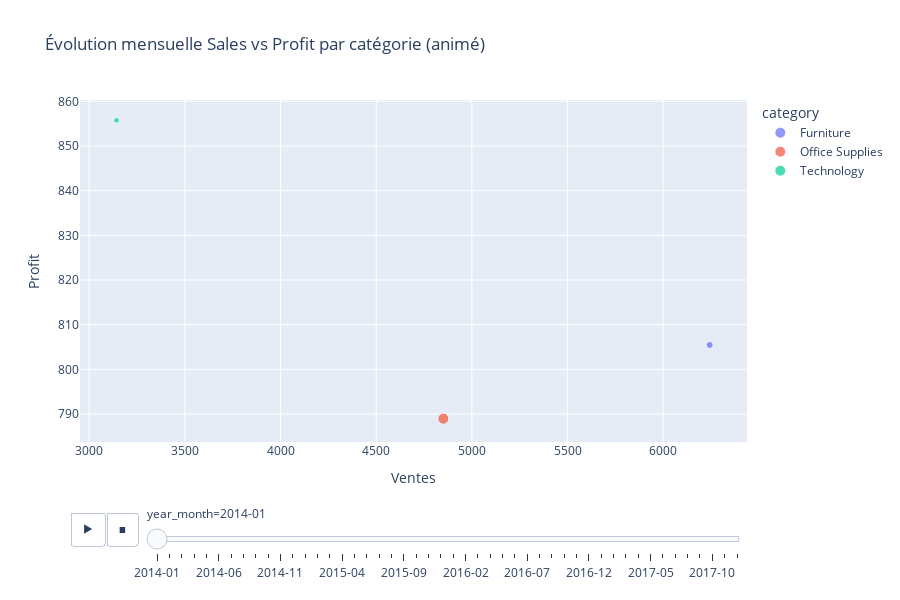

Notebook cell for this chart:
### Markdown cell above
### Visualisation 4 : Scatter plot animé

### Code cell
# 2.2 Scatter plot animé (Sales vs Profit, taille ~ Quantity)
fig_anim = px.scatter(
    agg_month_cat,
    x="revenue",
    y="profit",
    animation_frame="year_month",
    animation_group="category",
    size="quantity",
    color="category",
    hover_name="category",
    hover_data={"revenue": ":.2f", "profit": ":.2f", "quantity": True, "year_month": True},
    labels={"revenue": "Ventes", "profit": "Profit"},
    title="Évolution mensuelle Sales vs Profit par catégorie (animé)",
    height=600,
)
fig_anim.show()

### Figure 1 — Plotly figure (JSON) as saved in the notebook; plotly's stock layout.template omitted (floating-point values rounded to 4 significant figures)
{"data": [{"customdata": [[70, "2014-01"]], "hovertemplate": "<b>%{hovertext}</b><br><br>category=Furniture<br>year_month=%{customdata[1]}<br>Ventes=%{x:.2f}<br>Profit=%{y:.2f}<br>quantity=%{customdata[0]}<extra></extra>", "hovertext": ["Furniture"], "ids": ["Furniture"], "legendgroup": "Furniture", "marker": {"color": "#636efa", "size": [70], "sizemode": "area", "sizeref": 2.732, "symbol": "circle"}, "mode": "markers", "name": "Furniture", "orientation": "v", "showlegend": true, "type": "scatter", "x": [6243.0], "xaxis": "x", "y": [805.5], "yaxis": "y"}, {"customdata": [[169, "2014-01"]], "hovertemplate": "<b>%{hovertext}</b><br><br>category=Office Supplies<br>year_month=%{customdata[1]}<br>Ventes=%{x:.2f}<br>Profit=%{y:.2f}<br>quantity=%{customdata[0]}<extra></extra>", "hovertext": ["Office Supplies"], "ids": ["Office Supplies"], "legendgroup": "Office Supplies", "marker": {"color": "#EF553B", "size": [169], "sizemode": "area", "sizeref": 2.732, "symbol": "circle"}, "mode": "markers", "name": "Office Supplies", "orientation": "v", "showlegend": true, "type": "scatter", "x": [4851.0], "xaxis": "x", "y": [789.0], "yaxis": "y"}, {"customdata": [[45, "2014-01"]], "hovertemplate": "<b>%{hovertext}</b><br><br>category=Technology<br>year_month=%{customdata[1]}<br>Ventes=%{x:.2f}<br>Profit=%{y:.2f}<br>quantity=%{customdata[0]}<extra></extra>", "hovertext": ["Technology"], "ids": ["Technology"], "legendgroup": "Technology", "marker": {"color": "#00cc96", "size": [45], "sizemode": "area", "sizeref": 2.732, "symbol": "circle"}, "mode": "markers", "name": "Technology", "orientation": "v", "showlegend": true, "type": "scatter", "x": [3143.0], "xaxis": "x", "y": [855.8], "yaxis": "y"}], "layout": {"height": 600, "legend": {"itemsizing": "constant", "title": {"text": "category"}, "tracegroupgap": 0}, "sliders": [{"active": 0, "currentvalue": {"prefix": "year_month="}, "len": 0.9, "pad": {"b": 10, "t": 60}, "steps": [{"args": [["2014-01"], {"frame": {"duration": 0, "redraw": false}, "fromcurrent": true, "mode": "immediate", "transition": {"duration": 0, "easing": "linear"}}], "label": "2014-01", "method": "animate"}, {"args": [["2014-02"], {"frame": {"duration": 0, "redraw": false}, "fromcurrent": true, "mode": "immediate", "transition": {"duration": 0, "easing": "linear"}}], "label": "2014-02", "method": "animate"}, {"args": [["2014-03"], {"frame": {"duration": 0, "redraw": false}, "fromcurrent": true, "mode": "immediate", "transition": {"duration": 0, "easing": "linear"}}], "label": "2014-03", "method": "animate"}, {"args": [["2014-04"], {"frame": {"duration": 0, "redraw": false}, "fromcurrent": true, "mode": "immediate", "transition": {"duration": 0, "easing": "linear"}}], "label": "2014-04", "method": "animate"}, {"args": [["2014-05"], {"frame": {"duration": 0, "redraw": false}, "fromcurrent": true, "mode": "immediate", "transition": {"duration": 0, "easing": "linear"}}], "label": "2014-05", "method": "animate"}, {"args": [["2014-06"], {"frame": {"duration": 0, "redraw": false}, "fromcurrent": true, "mode": "immediate", "transition": {"duration": 0, "easing": "linear"}}], "label": "2014-06", "method": "animate"}, {"args": [["2014-07"], {"frame": {"duration": 0, "redraw": false}, "fromcurrent": true, "mode": "immediate", "transition": {"duration": 0, "easing": "linear"}}], "label": "2014-07", "method": "animate"}, {"args": [["2014-08"], {"frame": {"duration": 0, "redraw": false}, "fromcurrent": true, "mode": "immediate", "transition": {"duration": 0, "easing": "linear"}}], "label": "2014-08", "method": "animate"}, {"args": [["2014-09"], {"frame": {"duration": 0, "redraw": false}, "fromcurrent": true, "mode": "immediate", "transition": {"duration": 0, "easing": "linear"}}], "label": "2014-09", "method": "animate"}, {"args": [["2014-10"], {"frame": {"duration": 0, "redraw": false}, "fromcurrent": true, "mode": "immediate", "transition": {"duration": 0, "easing": "linear"}}], "label": "2014-10", "method": "animate"}, {"args": [["2014-11"], {"frame": {"duration": 0, "redraw": false}, "fromcurrent": true, "mode": "immediate", "transition": {"duration": 0, "easing": "linear"}}], "label": "2014-11", "method": "animate"}, {"args": [["2014-12"], {"frame": {"duration": 0, "redraw": false}, "fromcurrent": true, "mode": "immediate", "transition": {"duration": 0, "easing": "linear"}}], "label": "2014-12", "method": "animate"}, {"args": [["2015-01"], {"frame": {"duration": 0, "redraw": false}, "fromcurrent": true, "mode": "immediate", "transition": {"duration": 0, "easing": "linear"}}], "label": "2015-01", "method": "animate"}, {"args": [["2015-02"], {"frame": {"duration": 0, "redraw": false}, "fromcurrent": true, "mode": "immediate", "transition": {"duration": 0, "easing": "linear"}}], "label": "2015-02", "method": "animate"}, {"args": [["2015-03"], {"frame": {"duration": 0, "redraw": false}, "fromcurrent": true, "mode": "immediate", "transition": {"duration": 0, "easing": "linear"}}], "label": "2015-03", "method": "animate"}, {"args": [["2015-04"], {"frame": {"duration": 0, "redraw": false}, "fromcurrent": true, "mode": "immediate", "transition": {"duration": 0, "easing": "linear"}}], "label": "2015-04", "method": "animate"}, {"args": [["2015-05"], {"frame": {"duration": 0, "redraw": false}, "fromcurrent": true, "mode": "immediate", "transition": {"duration": 0, "easing": "linear"}}], "label": "2015-05", "method": "animate"}, {"args": [["2015-06"], {"frame": {"duration": 0, "redraw": false}, "fromcurrent": true, "mode": "immediate", "transition": {"duration": 0, "easing": "linear"}}], "label": "2015-06", "method": "animate"}, {"args": [["2015-07"], {"frame": {"duration": 0, "redraw": false}, "fromcurrent": true, "mode": "immediate", "transition": {"duration": 0, "easing": "linear"}}], "label": "2015-07", "method": "animate"}, {"args": [["2015-08"], {"frame": {"duration": 0, "redraw": false}, "fromcurrent": true, "mode": "immediate", "transition": {"duration": 0, "easing": "linear"}}], "label": "2015-08", "method": "animate"}, {"args": [["2015-09"], {"frame": {"duration": 0, "redraw": false}, "fromcurrent": true, "mode": "immediate", "transition": {"duration": 0, "easing": "linear"}}], "label": "2015-09", "method": "animate"}, {"args": [["2015-10"], {"frame": {"duration": 0, "redraw": false}, "fromcurrent": true, "mode": "immediate", "transition": {"duration": 0, "easing": "linear"}}], "label": "2015-10", "method": "animate"}, {"args": [["2015-11"], {"frame": {"duration": 0, "redraw": false}, "fromcurrent": true, "mode": "immediate", "transition": {"duration": 0, "easing": "linear"}}], "label": "2015-11", "method": "animate"}, {"args": [["2015-12"], {"frame": {"duration": 0, "redraw": false}, "fromcurrent": true, "mode": "immediate", "transition": {"duration": 0, "easing": "linear"}}], "label": "2015-12", "method": "animate"}, {"args": [["2016-01"], {"frame": {"duration": 0, "redraw": false}, "fromcurrent": true, "mode": "immediate", "transition": {"duration": 0, "easing": "linear"}}], "label": "2016-01", "method": "animate"}, {"args": [["2016-02"], {"frame": {"duration": 0, "redraw": false}, "fromcurrent": true, "mode": "immediate", "transition": {"duration": 0, "easing": "linear"}}], "label": "2016-02", "method": "animate"}, {"args": [["2016-03"], {"frame": {"duration": 0, "redraw": false}, "fromcurrent": true, "mode": "immediate", "transition": {"duration": 0, "easing": "linear"}}], "label": "2016-03", "method": "animate"}, {"args": [["2016-04"], {"frame": {"duration": 0, "redraw": false}, "fromcurrent": true, "mode": "immediate", "transition": {"duration": 0, "easing": "linear"}}], "label": "2016-04", "method": "animate"}, {"args": [["2016-05"], {"frame": {"duration": 0, "redraw": false}, "fromcurrent": true, "mode": "immediate", "transition": {"duration": 0, "easing": "linear"}}], "label": "2016-05", "method": "animate"}, {"args": [["2016-06"], {"frame": {"duration": 0, "redraw": false}, "fromcurrent": true, "mode": "immediate", "transition": {"duration": 0, "easing": "linear"}}], "label": "2016-06", "method": "animate"}, {"args": [["2016-07"], {"frame": {"duration": 0, "redraw": false}, "fromcurrent": true, "mode": "immediate", "transition": {"duration": 0, "easing": "linear"}}], "label": "2016-07", "method": "animate"}, {"args": [["2016-08"], {"frame": {"duration": 0, "redraw": false}, "fromcurrent": true, "mode": "immediate", "transition": {"duration": 0, "easing": "linear"}}], "label": "2016-08", "method": "animate"}, {"args": [["2016-09"], {"frame": {"duration": 0, "redraw": false}, "fromcurrent": true, "mode": "immediate", "transition": {"duration": 0, "easing": "linear"}}], "label": "2016-09", "method": "animate"}, {"args": [["2016-10"], {"frame": {"duration": 0, "redraw": false}, "fromcurrent": true, "mode": "immediate", "transition": {"duration": 0, "easing": "linear"}}], "label": "2016-10", "method": "animate"}, {"args": [["2016-11"], {"frame": {"duration": 0, "redraw": false}, "fromcurrent": true, "mode": "immediate", "transition": {"duration": 0, "easing": "linear"}}], "label": "2016-11", "method": "animate"}, {"args": [["2016-12"], {"frame": {"duration": 0, "redraw": false}, "fromcurrent": true, "mode": "immediate", "transition": {"duration": 0, "easing": "linear"}}], "label": "2016-12", "method": "animate"}, {"args": [["2017-01"], {"frame": {"duration": 0, "redraw": false}, "fromcurrent": true, "mode": "immediate", "transition": {"duration": 0, "easing": "linear"}}], "label": "2017-01", "method": "animate"}, {"args": [["2017-02"], {"frame": {"duration": 0, "redraw": false}, "fromcurrent": true, "mode": "immediate", "transition": {"duration": 0, "easing": "linear"}}], "label": "2017-02", "method": "animate"}, {"args": [["2017-03"], {"frame": {"duration": 0, "redraw": false}, "fromcurrent": true, "mode": "immediate", "transition": {"duration": 0, "easing": "linear"}}], "label": "2017-03", "method": "animate"}, {"args": [["2017-04"], {"frame": {"duration": 0, "redraw": false}, "fromcurrent": true, "mode": "immediate", "transition": {"duration": 0, "easing": "linear"}}], "label": "2017-04", "method": "animate"}, {"args": [["2017-05"], {"frame": {"duration": 0, "redraw": false}, "fromcurrent": true, "mode": "immediate", "transition": {"duration": 0, "easing": "linear"}}], "label": "2017-05", "method": "animate"}, {"args": [["2017-06"], {"frame": {"duration": 0, "redraw": false}, "fromcurrent": true, "mode": "immediate", "transition": {"duration": 0, "easing": "linear"}}], "label": "2017-06", "method": "animate"}, {"args": [["2017-07"], {"frame": {"duration": 0, "redraw": false}, "fromcurrent": true, "mode": "immediate", "transition": {"duration": 0, "easing": "linear"}}], "label": "2017-07", "method": "animate"}, {"args": [["2017-08"], {"frame": {"duration": 0, "redraw": false}, "fromcurrent": true, "mode": "immediate", "transition": {"duration": 0, "easing": "linear"}}], "label": "2017-08", "method": "animate"}, {"args": [["2017-09"], {"frame": {"duration": 0, "redraw": false}, "fromcurrent": true, "mode": "immediate", "transition": {"duration": 0, "easing": "linear"}}], "label": "2017-09", "method": "animate"}, {"args": [["2017-10"], {"frame": {"duration": 0, "redraw": false}, "fromcurrent": true, "mode": "immediate", "transition": {"duration": 0, "easing": "linear"}}], "label": "2017-10", "method": "animate"}, {"args": [["2017-11"], {"frame": {"duration": 0, "redraw": false}, "fromcurrent": true, "mode": "immediate", "transition": {"duration": 0, "easing": "linear"}}], "label": "2017-11", "method": "animate"}, {"args": [["2017-12"], {"frame": {"duration": 0, "redraw": false}, "fromcurrent": true, "mode": "immediate", "transition": {"duration": 0, "easing": "linear"}}], "label": "2017-12", "method": "animate"}], "x": 0.1, "xanchor": "left", "y": 0, "yanchor": "top"}], "title": {"text": "Évolution mensuelle Sales vs Profit par catégorie (animé)"}, "updatemenus": [{"buttons": [{"args": [null, {"frame": {"duration": 500, "redraw": false}, "fromcurrent": true, "mode": "immediate", "transition": {"duration": 500, "easing": "linear"}}], "label": "&#9654;", "method": "animate"}, {"args": [[null], {"frame": {"duration": 0, "redraw": false}, "fromcurrent": true, "mode": "immediate", "transition": {"duration": 0, "easing": "linear"}}], "label": "&#9724;", "method": "animate"}], "direction": "left", "pad": {"r": 10, "t": 70}, "showactive": false, "type": "buttons", "x": 0.1, "xanchor": "right", "y": 0, "yanchor": "top"}], "xaxis": {"anchor": "y", "domain": [0, 1], "title": {"text": "Ventes"}}, "yaxis": {"anchor": "x", "domain": [0, 1], "title": {"text": "Profit"}}}}
